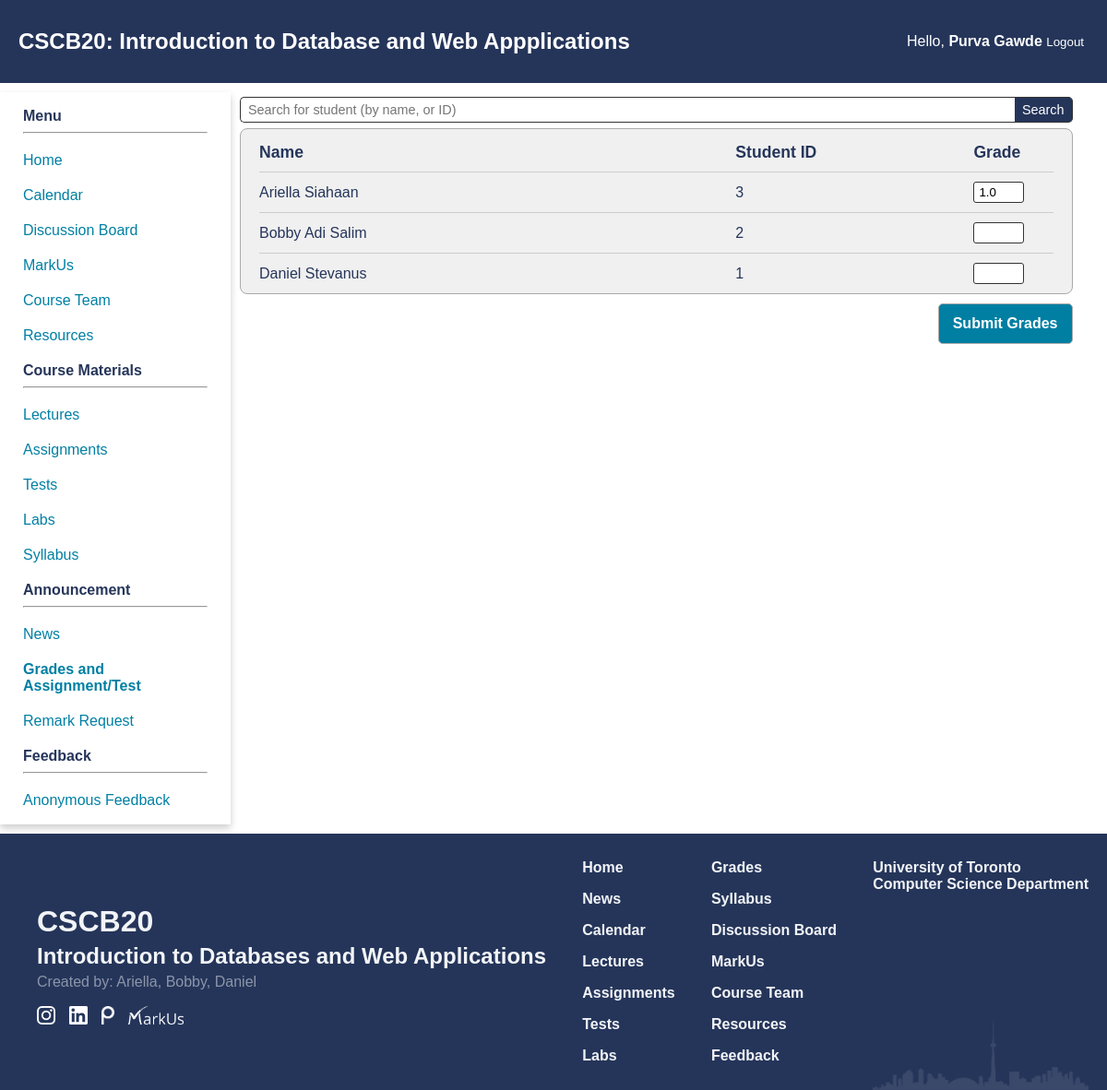
The page /grades/4 (signed in) on the database as committed earlier.
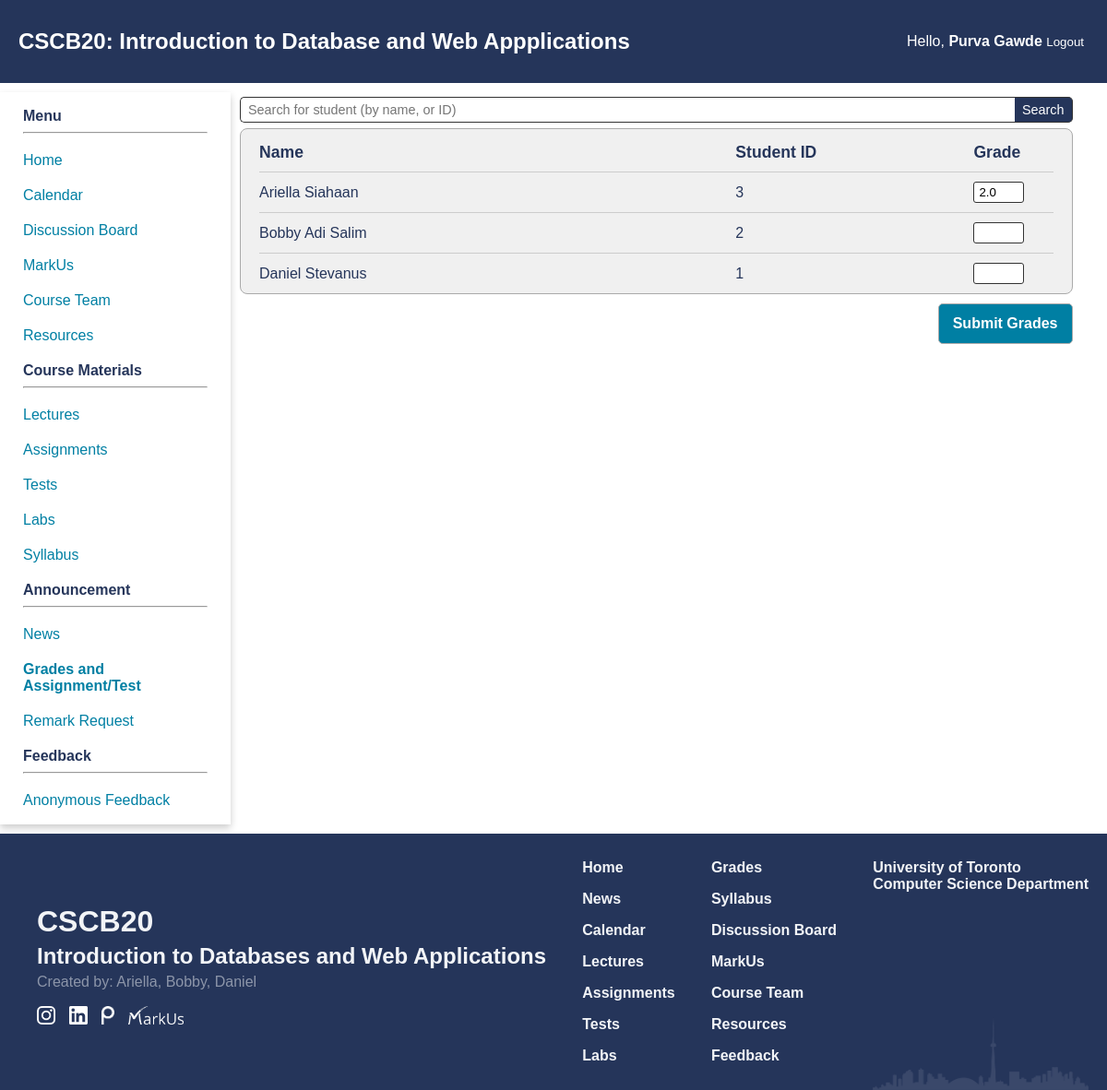
The same page on the database as committed later.
### app.py (models this page shows)
class Grades(db.Model):
    id = db.Column(db.Integer, primary_key = True)
    student_id = db.Column(db.Integer, db.ForeignKey('student.id'), nullable = False)
    test_id = db.Column(db.Integer, db.ForeignKey('test.id'), nullable = False)
    grade = db.Column(db.Float, nullable = False)
    remarks = db.relationship("RemarkRequest", backref ='grade', lazy = True)

class Student(db.Model):
    id = db.Column(db.Integer, primary_key = True)
    username = db.Column(db.String(50), unique = True, nullable = False)
    password = db.Column(db.Text, nullable = False)
    name = db.Column(db.String(250), nullable = False)
    date_created = db.Column(db.Date, default = datetime.utcnow)
    grades = db.relationship("Grades", backref = 'student', lazy = True)

### app.py (the view, shortened to what this page needs)
@app.route('/grades/<test_id>', methods = ["GET", "POST"])
def edit_grades(test_id):
    if(not isInstructor(session)):
        return redirect('/')
    if(request.method == "GET"):
        grade_id = request.args.get("id")
        search = request.args.get('search')
        if(grade_id):
            lst_student_grades = [Grades.query.filter_by(id = grade_id).first()]
            lst_student = [lst_student_grades[0].student]
        else:
            lst_student_grades = Grades.query.filter_by(test_id = test_id).all()
            lst_student = Student.query.order_by(Student.name.asc()).all()
            if search:
                lst_student = Student.query.order_by(Student.name.asc()).filter(Student.name.like(f"%{search}%")).all()
                lst_student.extend(Student.query.order_by(Student.name.asc()).filter(Student.id.like(f"%{search}%")).all())
        if not search:
            search = ''
        lst_tuple_student_grade = []
        for student in lst_student:
            found = False
            for grade in lst_student_grades:
                if student.id == grade.student.id:
                    found = True
                    lst_tuple_student_grade.append((student, grade.grade))
                    break
            if not found:
                lst_tuple_student_grade.append((student, None))
        return render_template('update_grades.html', search = search, lst_tuple_student_grade = lst_tuple_student_grade, test_id = test_id, grades = True)

### app.py (called while the page is built)
def isInstructor(identity):
    if "auth" in identity and identity["auth"] == 'Instructor':
        return True
    return False

### templates/update_grades.html (shortened to what this page needs)
{% extends 'home_template.html' %}
{% block extra_css %}
<link href="{{ url_for('static', filename='css/update_grades.css') }}" rel="stylesheet" type="text/css">
{% endblock %}
{% block content %}
    <main>
        <form action="/grades/{{ test_id }}" method="get">
            <div class=student-search>
                <input type="text" name="search" placeholder="Search for student (by name, or ID)" value ="{{ search }}">
                <button type="submit">Search</button>
            </div>
        </form>
        <form action="/grades/{{ test_id }}" method="post">
            <div class="grades-container">
                <div class="grades-header student-row">
                    <strong class="student-name">Name</strong>
                    <strong class="student-id">Student ID</strong>
                    <strong class="student-grade">Grade</strong>
                </div>
                {% for student, grade in lst_tuple_student_grade %}
                <div class="student-row">
                    <span class="student-name">{{ student.name }}</span>
                    <span class="student-id">{{ student.id }}</span>
                    <span class="student-grade">
                        <input class="grade-input" type="number" value="{{ grade }}" name="student{{ student.id }}_grade">
                    </span>
                </div>
                {% endfor %}
            </div>
            <div class="add-button-container"><button class="add-button" type="submit">Submit Grades</button></div>
        </form>
    </main>
{% endblock %}

### templates/home_template.html (shortened to what this page needs)
<!DOCTYPE html>
<html lang="en">
<head>
  <link href="{{ url_for('static', filename='css/navbar.css') }}" rel="stylesheet" type="text/css">
  <link href="{{ url_for('static', filename='css/footer.css') }}" rel="stylesheet" type="text/css">
  <link href="{{ url_for('static', filename='css/index.css') }}" rel="stylesheet" type="text/css">
    {% block extra_css %}
    {% endblock %}
</head>
<body id="top">
  <header>
    <div class="header-flex">
      <div class="header-flex-1 title"><a href="/" class="title">CSCB20<span class="big-screen">: Introduction to Database and Web
          Appplications</span></a></div>
        <div class="header-flex-2">
          {% if "auth" in session %}
          <div>Hello, <b>{{ session["name"] }}</b></div>
          <small><div><a href="/logout" style="padding: 0;">Logout</a></div></small>
          {% else %}
          <a href="/login"> Login </a>
          {% endif %}
        </div>
    </div>
  </header>
  <div class="container">
    <nav class="nav-card">
      <div class="card">
        <div class="nav-container">
          <div class ="nav-subtitle">
            <b>Menu</b>
            <hr>
          </div>
          <ul class="nav-list">
            <li> <a href="/" >Home</a></li>
            {% if "auth" in session %}
            <li> <a href="/calendar" >Calendar</a></li>
              <li> <a href="https://piazza.com/class/lqy466htv8g5xb" target="_blank">Discussion Board </a></li>
            <li> <a href="https://markus2.utsc.utoronto.ca/courses/20" target="_blank">MarkUs </a></li>
            <li> <a href="/team" >Course Team </a></li>
          <li> <a href="/resources" >Resources</a></li>
          </ul>
            <div class ="nav-subtitle">
              <b>Course Materials</b>
              <hr>
            </div>
            <ul class ="nav-list">
            <li> <a href="/lectures" >Lectures </a></li>
            <li> <a href="/assignments" >Assignments </a></li>
            <li> <a href="/tests" > Tests </a></li>
            <li> <a href="/labs" >Labs </a></li>
            <li> <a href="{{ url_for('static', filename = 'pdf/mock.pdf' ) }}" target="_blank">Syllabus </a></li>
            </ul>
            <div class ="nav-subtitle">
              <b>Announcement</b>
              <hr>
            </div>
            <ul class="nav-list">
            <li> <a href="/news" >News </a></li>
              {% if "auth" in session and session["auth"] == 'Instructor' %}
              <li> <a href="/grades" {% if grades %}
                style = "font-weight: bold;"
              {% endif %}>Grades and Assignment/Test</a></li>
              {% endif %}
              <li> <a href="/grades/remarks" >Remark Request </a></li>
              <div class ="nav-subtitle">
                <b>Feedback</b>
                <hr>
              </div>
              </ul>
              <ul class="nav-list">
              <li> <a {% if 'auth' in session and session['auth'] == 'Instructor' %}
                href="/feedback?page=1&per_page=5"
                {% else %}
                href="/feedback"
                {% endif %}
              >Anonymous Feedback </a></li>
            {% endif %}
          </ul>
        </div>
      </div>
    </nav>
    {% block content %}
    {% endblock %}
    <footer class="footer">
      <div class="footer-1">
        <div class="footer-heading" style="font-size: 2rem;">CSCB20</div>
        <div class="footer-heading" style="font-size: 1.5rem;">Introduction to Databases and Web Applications</div>
        <div style="font-weight: 500; opacity: 50%;">Created by:
          <a href="https://www.linkedin.com/in/ariellasiahaan/" target="_blank">Ariella,</a>
          <a href="https://www.linkedin.com/in/bobby-adi-salim/" target="_blank">Bobby,</a>
          <a href="https://www.linkedin.com/in/danielstevanus/" target="_blank">Daniel</a>
        </div>
        <div class="icons">
          <a href="https://www.instagram.com/utsccms/" target="_blank"><img src="{{ url_for('static', filename = 'images/Instagram_Glyph_White.png' ) }} "
              alt="I" style="height:20px"></a>
          <a href="https://www.linkedin.com/company/utsccms/" target="_blank"><img src="{{ url_for('static', filename = 'images/linkedin.png' ) }} " alt="M"
              style="height:20px"></a>
          <a href="https://piazza.com/class/lqy466htv8g5xb" target="_blank"><img src="{{ url_for('static', filename = 'images/piazza.png' ) }} " alt="P"
              style="height:20px"></a>
          <a href="https://markus2.utsc.utoronto.ca/courses/20/assignments" target="_blank"><img src="{{ url_for('static', filename = 'images/markus.png' ) }} "
              alt="M" style="height:20px"></a>
        </div>
      </div>
      <div class="footer-2 links">
        <div class="navigation">
          <div><a href="/">Home</a></div>
          <div><a href="/news">News</a></div>
          <div><a href="/calendar">Calendar</a></div>
          <div><a href="/lectures">Lectures</a></div>
          <div><a href="/assignments">Assignments</a></div>
          <div><a href="/tests">Tests</a></div>
          <div><a href="/labs">Labs</a></div>
        </div>
      </div>
      <div class="footer-3 links">
        <div class="navigation">
          <div><a href="/grades">Grades</a></div>
          <div><a href="{{ url_for('static', filename = 'pdf/mock.pdf' ) }}">Syllabus</a></div>
          <div><a href="https://piazza.com/class/lqy466htv8g5xb" target="_blank">Discussion Board</a></div>
          <div><a href="https://markus2.utsc.utoronto.ca/courses/20/assignments" target="_blank">MarkUs</a></div>
          <div><a href="/team">Course Team</a></div>
          <div><a href="/resources">Resources</a></div>
          <div><a href="/feedback">Feedback</a></div>
        </div>
      </div>
      <div class="footer-4">
        <nav class="navigation">
          <div><a href="https://web.cs.toronto.edu/about/our-department" target="_blank">University of Toronto <br>
              Computer Science Department</a></div>
        </nav>
      </div>
    </footer>
  </div>
</body>
</html>

### static/css/navbar.css (style rules this page uses)
:root { --primary_color: #25355A; --secondary_color: #007FA3; --phone_size: 600px; }
body { margin: 0; padding: 0; font-family: Arial, sans-serif; }
main { grid-area: content; padding: 20px; padding: 0px 10px 0px 10px; width: 95%; }
footer { grid-area: footer; background-color: #333; color: #fff; padding: 10px; }
header { position: sticky; top:0; left:0; grid-area: header; background-color: var(--primary_color); padding: 10px 10px 10px 20px; z-index: 10000; height: 70px; margin-bottom: 10px; }
header .title { font-size: 24px; font-weight: 600; color: #FFFFFF; text-decoration: none; }
.header-flex { display: flex; height: 100%; align-items: center; }
.header-flex-1 { flex-grow: 1; padding-right: 40px; }
.header-flex-2 { text-align: right; padding-right: 15px; }
.header-flex-2 a , .header-flex-2 div { color: white; text-decoration: none; background-image: linear-gradient( to right, #54b3d6 50%, white 50% ); background-size: 200% 100%; background-position: -100%; display: inline-block; padding: 5px 0; position: relative; background-clip: text; -webkit-background-clip: text; -webkit-text-fill-color: transparent; transition: all 0.3s ease-in-out; }
.header-flex-2 a:before { content: ''; background: white; display: block; position: absolute; bottom: -3px; left: 0; width: 0; height: 3px; transition: all 0.3s ease-in-out; }
@media (min-width: 800px) { .container { display: grid; grid-template-areas: "header header header" "menu content content" "footer footer footer"; grid-template-rows: auto 1fr auto; grid-template-columns: 250px auto; min-height: 100vh; } }
nav { width: 100%; grid-area: menu; }
nav .card { height: 100%; width: 100%; box-shadow: 0 4px 8px 0 rgba(0,0,0,0.2); transition: 0.3s; width: 100%; }
.nav-container { padding: 2px 25px; }
nav ul { list-style-type: none; padding: 0; margin: 0; }
nav li { margin-left: 0; margin-top: 10px; margin-bottom: 10px; }
.nav-list a { background-image: linear-gradient( to right, #54b3d6, #54b3d6 50%, #007FA3 50% ); background-size: 200% 100%; background-position: -100%; display: inline-block; padding: 5px 0; position: relative; background-clip: text; -webkit-background-clip: text; -webkit-text-fill-color: transparent; transition: all 0.3s ease-in-out; }
.nav-list a:before { content: ''; background: #54b3d6; display: block; position: absolute; bottom: -3px; left: 0; width: 0; height: 3px; transition: all 0.3s ease-in-out; }
.nav-subtitle { margin: 15px 0px 15px 0px }

### static/css/footer.css (style rules this page uses)
@media (min-width: 800px) { .footer { display: flex; justify-content: space-between; background-color: #25355A; color: #F2F4F7; padding: 20px 20px 0 20px; font-family: Arial, Helvetica, sans-serif; } }
@media (min-width: 800px) { .footer-4 { background-image: url("../images/toronto-b.png"); background-size: contain; background-repeat: no-repeat; background-position: center bottom; } }
@media (min-width: 800px) { .links { padding-left: 30px; padding-bottom: 20px; } }
@media (min-width: 800px) { .footer-1 { align-self: center; margin-left: 20px; } }
footer { margin-top: 10px; }
.footer-heading { font-weight: bold; margin: 5px 0; }
.footer a { color: #F2F4F7; text-decoration: none; }
.footer-3 { padding-right: 30px; }
.icons { margin: 15px 0; display: flex; }
.icons img { margin: 2px 15px 0 0; }
.navigation { display: flex; flex-direction: column; font-weight: bold; }
.navigation div { margin: 8px 0; }

### static/css/index.css (style rules this page uses)
:root { --primary_color: #25355A; --secondary_color: #007FA3; }
body { background-color: #FFFFFF; color: var(--primary_color); font-family: Geneva, Arial, Helvetica, sans-serif; }

Rows that differ between the two databases and show on the page:
changed Grades "Ariella Siahaan": grade "1.0" → "2.0"
